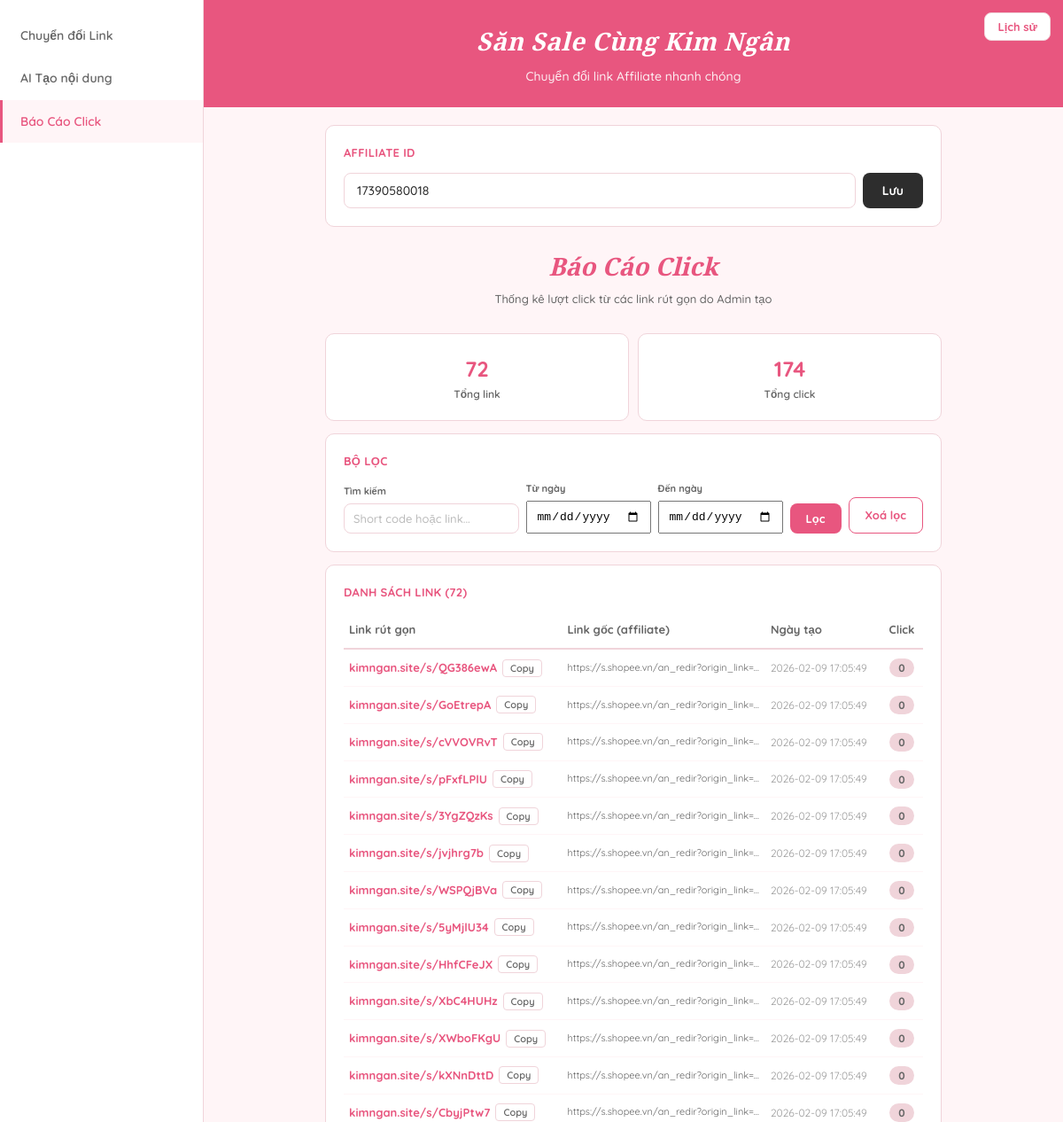
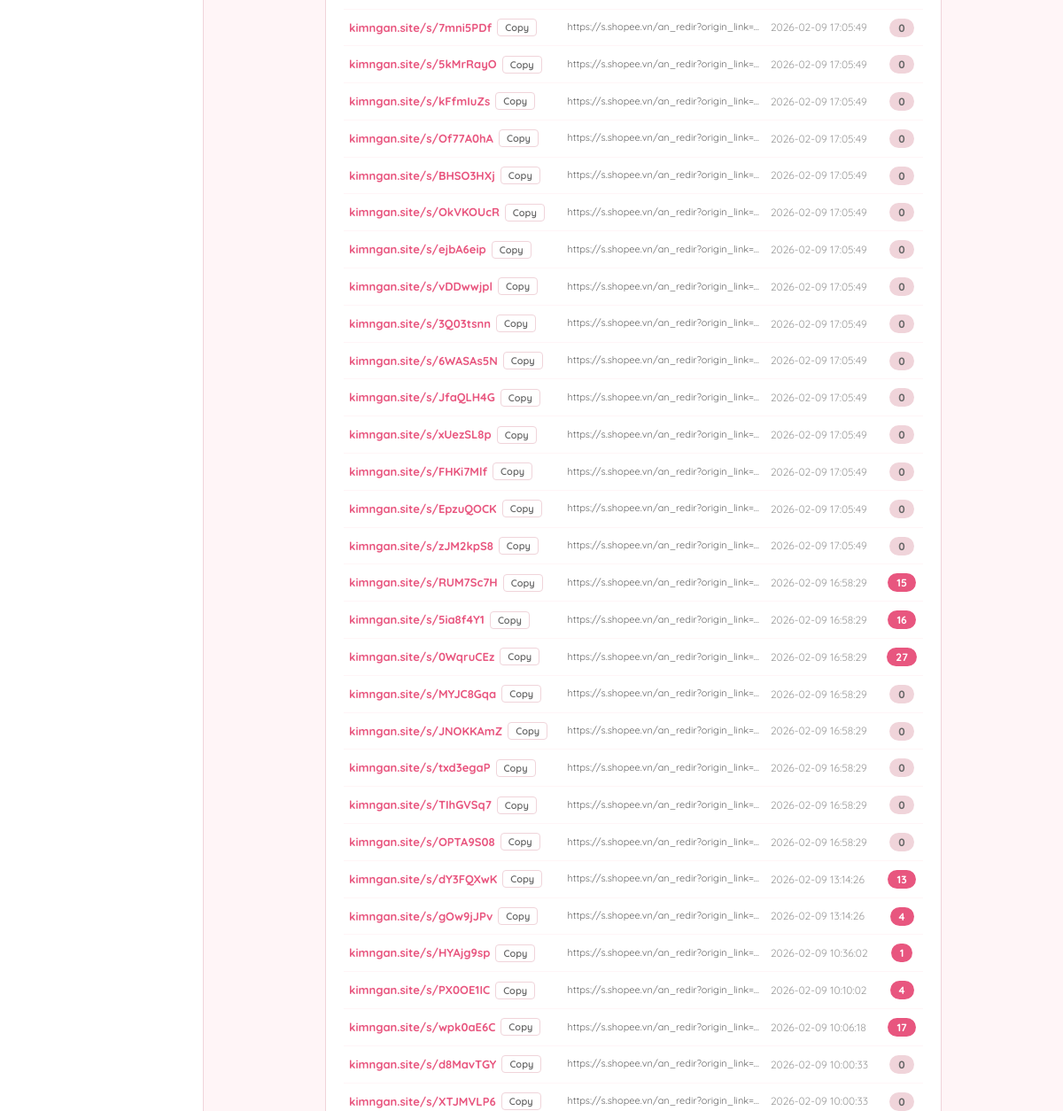
Before: /admin/click-report (signed in, upper part) with the older database file (2 pictures, top to bottom).
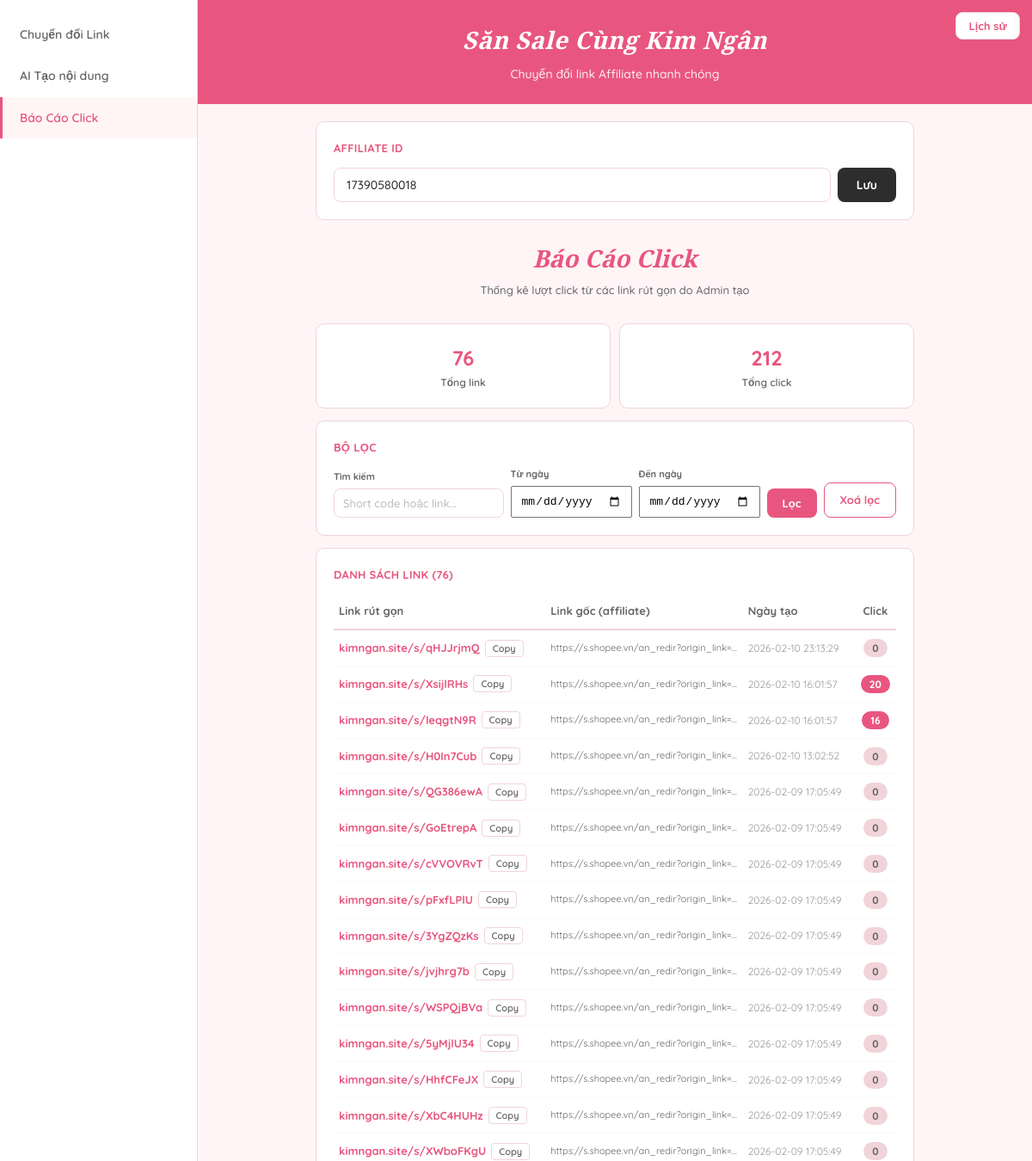
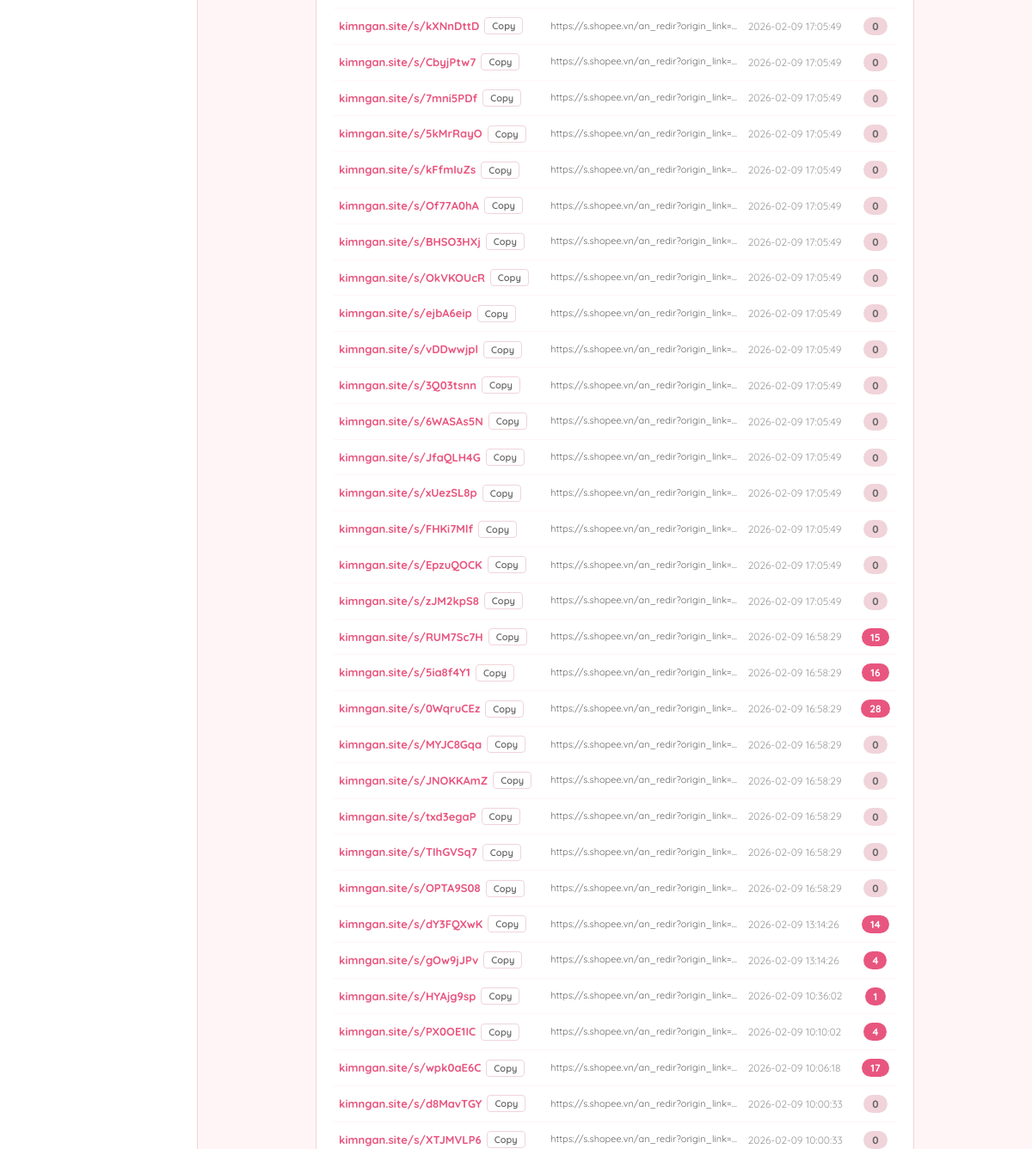
After: the same page with the newer database file (2 pictures, top to bottom).
### tables this page shows
CREATE TABLE settings (
            key TEXT PRIMARY KEY,
            value TEXT NOT NULL
        );

CREATE TABLE short_links (
            id INTEGER PRIMARY KEY AUTOINCREMENT,
            short_code TEXT UNIQUE NOT NULL,
            target_url TEXT NOT NULL,
            created_at TIMESTAMP DEFAULT CURRENT_TIMESTAMP,
            click_count INTEGER DEFAULT 0
        , created_by TEXT DEFAULT NULL);

### app.py (the view)
@app.route("/admin/click-report")
@login_required
def admin_click_report():
    affiliate_id = get_setting("affiliate_id", "")
    search = request.args.get("q", "")
    date_from = request.args.get("from", "")
    date_to = request.args.get("to", "")
    links = get_admin_short_links(search=search, date_from=date_from, date_to=date_to)
    total_clicks = sum(l["click_count"] for l in links)
    return render_template(
        "admin.html",
        page="click-report",
        affiliate_id=affiliate_id,
        user=session.get("user"),
        report_links=links,
        total_clicks=total_clicks,
        total_links=len(links),
        search=search,
        date_from=date_from,
        date_to=date_to,
        short_domain=SHORT_DOMAIN,
    )

### app.py (called while the page is built)
def login_required(f):
    @wraps(f)
    def decorated(*args, **kwargs):
        if "user" not in session:
            return redirect(url_for("login_page"))
        return f(*args, **kwargs)
    return decorated

### database.py (called while the page is built)
def get_db():
    conn = sqlite3.connect(DB_PATH)
    conn.row_factory = sqlite3.Row
    return conn

def get_setting(key, default=""):
    conn = get_db()
    row = conn.execute("SELECT value FROM settings WHERE key = ?", (key,)).fetchone()
    conn.close()
    return row["value"] if row else default

def get_admin_short_links(search="", date_from="", date_to=""):
    conn = get_db()
    query = "SELECT * FROM short_links WHERE created_by IS NOT NULL"
    params = []
    if search:
        query += " AND (short_code LIKE ? OR target_url LIKE ?)"
        params.extend([f"%{search}%", f"%{search}%"])
    if date_from:
        query += " AND date(created_at) >= ?"
        params.append(date_from)
    if date_to:
        query += " AND date(created_at) <= ?"
        params.append(date_to)
    query += " ORDER BY created_at DESC"
    rows = conn.execute(query, params).fetchall()
    conn.close()
    return [dict(r) for r in rows]

### templates/admin.html (shortened to what this page needs)
<!DOCTYPE html>
<html lang="vi">
<head>
</head>
<body>
    <button class="toggle-history" onclick="toggleHistory()">Lịch sử</button>
    <aside class="sidebar" id="sidebar">
        <nav class="sidebar-nav">
            <a class="nav-item {{ 'active' if page == 'convert-link' }}" href="/admin/convert-link">Chuyển đổi Link</a>
            <a class="nav-item {{ 'active' if page == 'ai-content' }}" href="/admin/ai-content">AI Tạo nội dung</a>
            <a class="nav-item {{ 'active' if page == 'click-report' }}" href="/admin/click-report">Báo Cáo Click</a>
        </nav>
    </aside>
    <main class="main" id="mainContent">
        <div class="main-header">
            <h2>Săn Sale Cùng Kim Ngân</h2>
            <p>Chuyển đổi link Affiliate nhanh chóng</p>
        </div>
        <div class="main-body">
            <div class="card">
                <div class="card-title">Affiliate ID</div>
                <div class="aff-row">
                    <input type="text" id="affiliateId" placeholder="Nhập Affiliate ID của bạn"
                           value="{{ affiliate_id }}">
                    <button class="btn btn-dark" onclick="saveAffiliate()">Lưu</button>
                </div>
            </div>
            {% if page == 'convert-link' %}
            <div class="page-title">
                <h3>Chuyển đổi Link</h3>
                <p>Dán link Shopee &mdash; Nhận link Affiliate ngay</p>
            </div>
            <div class="card">
                <div class="card-title">Nhập Link</div>
                <textarea id="linkInput" placeholder="Dán link Shopee vào đây (mỗi link 1 dòng)..." style="min-height:120px;"></textarea>
                <div class="input-actions">
                    <button class="btn btn-outline" onclick="pasteTo('linkInput','linkStatus')">Paste nhanh</button>
                    <button class="btn btn-primary" id="linkConvertBtn" onclick="convertLink()">Chuyển đổi</button>
                </div>
                <div id="linkStatus" class="status"></div>
            </div>
            <div class="card link-results" id="linkResults">
                <div class="card-title">Kết quả</div>
                <textarea id="linkResultOutput" readonly></textarea>
                <div style="margin-top:10px;">
                    <button class="copy-btn" onclick="copyField('linkResultOutput', this)">Copy tất cả</button>
                </div>
            </div>
            {% elif page == 'click-report' %}
            <div class="page-title">
                <h3>Báo Cáo Click</h3>
                <p>Thống kê lượt click từ các link rút gọn do Admin tạo</p>
            </div>
            <div style="display:flex;gap:10px;margin-bottom:14px;">
                <div class="card" style="flex:1;text-align:center;margin-bottom:0;">
                    <div style="font-size:24px;font-weight:700;color:var(--primary);">{{ total_links }}</div>
                    <div style="font-size:12px;font-weight:600;color:var(--text-sec);">Tổng link</div>
                </div>
                <div class="card" style="flex:1;text-align:center;margin-bottom:0;">
                    <div style="font-size:24px;font-weight:700;color:var(--primary);">{{ total_clicks }}</div>
                    <div style="font-size:12px;font-weight:600;color:var(--text-sec);">Tổng click</div>
                </div>
            </div>
            <div class="card">
                <div class="card-title">Bộ lọc</div>
                <form method="GET" action="/admin/click-report" style="display:flex;gap:8px;flex-wrap:wrap;align-items:flex-end;">
                    <div style="flex:1;min-width:140px;">
                        <label style="font-size:11px;font-weight:700;color:var(--text-sec);display:block;margin-bottom:4px;">Tìm kiếm</label>
                        <input type="text" name="q" placeholder="Short code hoặc link..." value="{{ search }}" style="padding:8px 10px;font-size:13px;">
                    </div>
                    <div style="min-width:130px;">
                        <label style="font-size:11px;font-weight:700;color:var(--text-sec);display:block;margin-bottom:4px;">Từ ngày</label>
                        <input type="date" name="from" value="{{ date_from }}" style="padding:8px 10px;font-size:13px;">
                    </div>
                    <div style="min-width:130px;">
                        <label style="font-size:11px;font-weight:700;color:var(--text-sec);display:block;margin-bottom:4px;">Đến ngày</label>
                        <input type="date" name="to" value="{{ date_to }}" style="padding:8px 10px;font-size:13px;">
                    </div>
                    <button type="submit" class="btn btn-primary" style="padding:9px 18px;font-size:13px;">Lọc</button>
                    <a href="/admin/click-report" class="btn btn-outline" style="padding:9px 18px;font-size:13px;text-decoration:none;text-align:center;">Xoá lọc</a>
                </form>
            </div>
            <div class="card">
                <div class="card-title">Danh sách link ({{ report_links|length }})</div>
                <div style="overflow-x:auto;">
                    <table style="width:100%;border-collapse:collapse;font-size:13px;">
                        <thead>
                            <tr style="border-bottom:2px solid var(--border);text-align:left;">
                                <th style="padding:10px 6px;font-weight:700;color:var(--text-sec);">Link rút gọn</th>
                                <th style="padding:10px 6px;font-weight:700;color:var(--text-sec);">Link gốc (affiliate)</th>
                                <th style="padding:10px 6px;font-weight:700;color:var(--text-sec);">Ngày tạo</th>
                                <th style="padding:10px 6px;font-weight:700;color:var(--text-sec);text-align:center;">Click</th>
                            </tr>
                        </thead>
                        <tbody>
                            {% if report_links %}
                                {% for link in report_links %}
                                <tr style="border-bottom:1px solid var(--primary-bg);">
                                    <td style="padding:10px 6px;">
                                        <div style="display:flex;align-items:center;gap:6px;">
                                            <a href="/s/{{ link.short_code }}" target="_blank" style="color:var(--primary);font-weight:700;text-decoration:none;font-size:13px;">
                                                {{ short_domain }}/s/{{ link.short_code }}
                                            </a>
                                            <button onclick="navigator.clipboard.writeText('https://{{ short_domain }}/s/{{ link.short_code }}');this.textContent='OK!';setTimeout(()=>this.textContent='Copy',1500)" style="background:none;border:1px solid var(--border);border-radius:4px;padding:2px 8px;cursor:pointer;font-size:11px;font-family:'Quicksand',sans-serif;font-weight:600;color:var(--text-sec);">Copy</button>
                                        </div>
                                    </td>
                                    <td style="padding:10px 6px;max-width:220px;overflow:hidden;text-overflow:ellipsis;white-space:nowrap;font-size:11px;color:var(--text-sec);" title="{{ link.target_url }}">
                                        {{ link.target_url[:90] }}{% if link.target_url|length > 90 %}...{% endif %}
                                    </td>
                                    <td style="padding:10px 6px;font-size:12px;color:var(--text-muted);white-space:nowrap;">{{ link.created_at }}</td>
                                    <td style="padding:10px 6px;text-align:center;">
                                        <span style="background:{% if link.click_count > 0 %}var(--primary){% else %}var(--border){% endif %};color:{% if link.click_count > 0 %}#fff{% else %}var(--text-sec){% endif %};padding:3px 10px;border-radius:12px;font-size:12px;font-weight:700;">
                                            {{ link.click_count }}
                                        </span>
                                    </td>
                                </tr>
                                {% endfor %}
                            {% endif %}
                        </tbody>
                    </table>
                </div>
            </div>
            {% endif %}
        </div>
    </main>
</body>
</html>

### templates/admin.html (style rules this page uses)
* { margin: 0; padding: 0; box-sizing: border-box; }
:root { --primary: #E8567F; --primary-bg: #FFF5F7; --sidebar-bg: #FFFFFF; --card-bg: #FFFFFF; --border: #F0D4DA; --text: #2D2D2D; --text-sec: #666666; --text-muted: #999999; --sidebar-w: 230px; --history-w: 280px; }
body { font-family: 'Quicksand', sans-serif; background: var(--primary-bg); color: var(--text); line-height: 1.6; min-height: 100vh; display: flex; }
.sidebar { width: var(--sidebar-w); background: var(--sidebar-bg); border-right: 1px solid var(--border); display: flex; flex-direction: column; z-index: 100; transition: transform 0.3s ease; position: fixed; top: 0; left: 0; bottom: 0; }
.sidebar-nav { flex: 1; padding: 16px 0; }
.nav-item { display: block; padding: 13px 20px; font-size: 14px; font-weight: 600; color: var(--text-sec); text-decoration: none; border-left: 3px solid transparent; transition: all 0.15s; }
.nav-item.active { background: var(--primary-bg); color: var(--primary); border-left-color: var(--primary); }
.main { margin-left: var(--sidebar-w); flex: 1; display: flex; flex-direction: column; min-height: 100vh; transition: margin 0.3s ease; }
.main-header { background: var(--primary); padding: 24px 32px; color: #fff; text-align: center; }
.main-header h2 { font-family: 'Playfair Display', Georgia, serif; font-size: 28px; font-weight: 700; font-style: italic; letter-spacing: 0.5px; }
.main-header p { font-size: 14px; margin-top: 6px; opacity: 0.9; font-weight: 500; }
.page-title { text-align: center; margin-bottom: 20px; padding: 8px 0; }
.page-title h3 { font-family: 'Playfair Display', Georgia, serif; font-size: 28px; font-weight: 700; font-style: italic; color: var(--primary); margin-bottom: 4px; }
.page-title p { font-size: 13px; color: var(--text-sec); font-weight: 500; }
.main-body { flex: 1; padding: 20px 32px; max-width: 760px; margin: 0 auto; width: 100%; }
.btn { padding: 10px 22px; border: none; border-radius: 8px; font-size: 14px; font-weight: 700; font-family: 'Quicksand', sans-serif; cursor: pointer; transition: opacity 0.15s; white-space: nowrap; }
.btn-primary { background: var(--primary); color: #fff; }
.btn-dark { background: var(--text); color: #fff; }
.btn-outline { background: #fff; color: var(--primary); border: 1.5px solid var(--primary); }
.card { background: var(--card-bg); border-radius: 10px; padding: 20px; margin-bottom: 14px; border: 1px solid var(--border); }
.card-title { font-size: 13px; font-weight: 700; color: var(--primary); margin-bottom: 12px; text-transform: uppercase; letter-spacing: 0.3px; }
input[type="text"], input[type="password"], textarea { width: 100%; padding: 10px 14px; border: 1.5px solid var(--border); border-radius: 8px; font-size: 14px; font-weight: 500; font-family: 'Quicksand', sans-serif; color: var(--text); background: #fff; transition: border-color 0.2s; }
input::placeholder, textarea::placeholder { color: #bbb; }
.aff-row { display: flex; gap: 8px; }
.toggle-history { position: fixed; top: 14px; right: 14px; z-index: 40; background: var(--card-bg); border: 1px solid var(--border); border-radius: 8px; padding: 7px 14px; cursor: pointer; font-size: 13px; font-weight: 700; font-family: 'Quicksand', sans-serif; color: var(--primary); }

Changed rows visible on the page:
added short_links: short_domain "kimngan.site", short_code "qHJJrjmQ", target_url "https://s.shopee.vn/an_redir?origin_link=…", created_at "2026-02-10 23:13:29", click_count "0"
added short_links: short_domain "kimngan.site", short_code "XsijlRHs", target_url "https://s.shopee.vn/an_redir?origin_link=…", created_at "2026-02-10 16:01:57", click_count "20"
added short_links: short_domain "kimngan.site", short_code "leqgtN9R", target_url "https://s.shopee.vn/an_redir?origin_link=…", created_at "2026-02-10 16:01:57", click_count "16"
added short_links: short_domain "kimngan.site", short_code "H0In7Cub", target_url "https://s.shopee.vn/an_redir?origin_link=…", created_at "2026-02-10 13:02:52", click_count "0"
changed short_links "0WqruCEz": click_count "27" → "28"
changed short_links "dY3FQXwK": click_count "13" → "14"
Other visible differences:
{{ total_links }}: "72" → "76"
{{ total_clicks }}: "174" → "212"
{{ report_links|length }}: "72" → "76"
